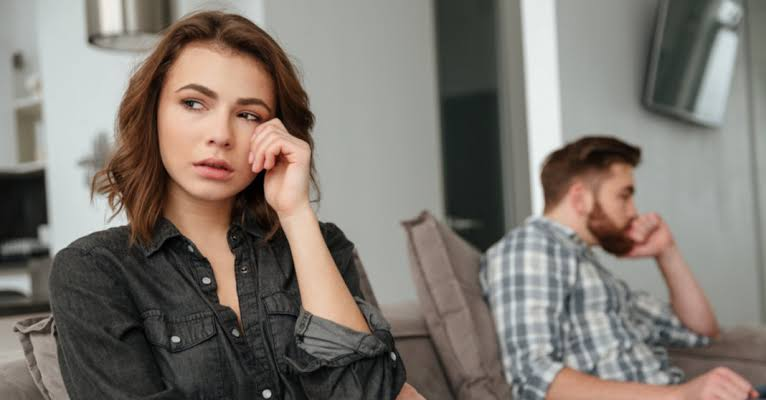
#> input picture Fotos/imagem3.jpg, 766 x 400 px, found by its file name
$ python CodigoImagem02.py
#> lines starting #> are read from the running program, lines starting #| are printed output that depends on the picture; after the words box and inside, x2 and y2 are one past the last pixel; in counts of white or black regions, pixels touching at a corner belong together
import cv2

carregaAlgoritmo = cv2.CascadeClassifier('haarcascade_frontalface_default.xml')

imagem = cv2.imread('imagem3.jpg')
#> imagem is the input picture: shape (400, 766, 3); mean B, G, R 112.6, 119.7, 126.6

imagemCinza = cv2.cvtColor(imagem, cv2.COLOR_BGR2GRAY)
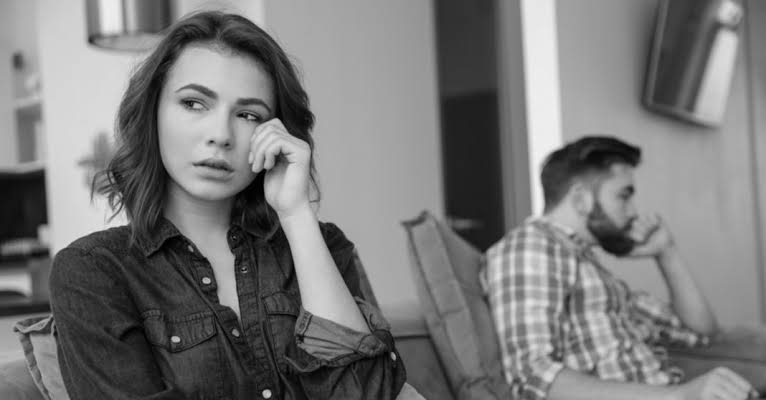
#> imagemCinza: shape (400, 766); min 0, max 245, mean 121

faces = carregaAlgoritmo.detectMultiScale(imagemCinza, scaleFactor=1.08, minNeighbors=4, minSize=(35, 35))
#> faces = [[144, 48, 152, 152]]

print(faces)
#| [[144  48 152 152]]

for(x, y, l, a) in faces:
    cv2.rectangle(imagem, (x, y), (x + l, y + a), (255, 0, 255), 2)
#> this loop made 1 pass
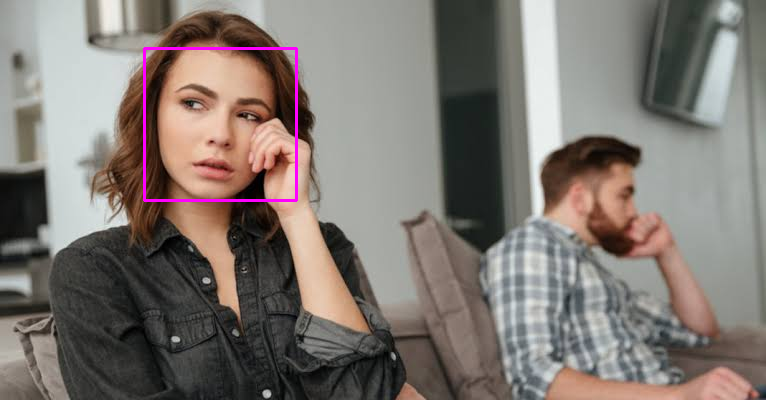
#> imagem: shape (400, 766, 3); 0.59% of pixels changed, all inside (x1, y1, x2, y2) = (143, 47, 298, 202)

cv2.imshow("Faces ", imagem)
cv2.waitKey()

$ run again, with Fotos/imagem1.jpg copied over Fotos/imagem3.jpg
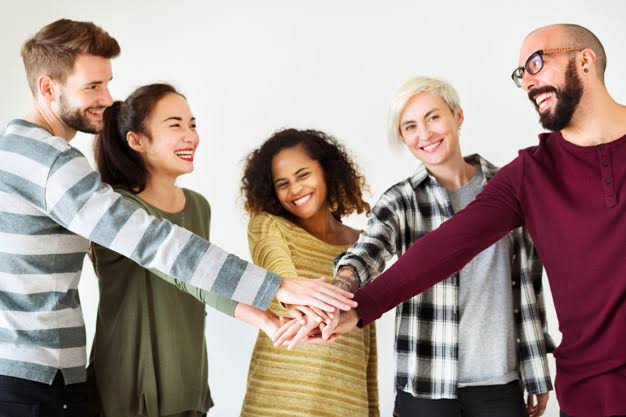
#> input picture Fotos/imagem1.jpg, 626 x 417 px, found by its file name
#> imagem is the input picture: shape (417, 626, 3); mean B, G, R 142.2, 148.5, 166.3
#> `imagemCinza = cv2.cvtColor(imagem, cv2.COLOR_BGR2GRAY)`:
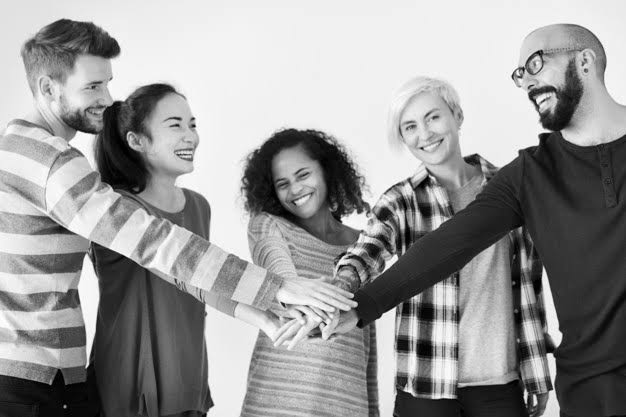
#> imagemCinza: shape (417, 626); min 0, max 255, mean 153.1
#> faces = [[148, 97, 73, 73], [263, 154, 60, 60]]
#| [[148  97  73  73]
#|  [263 154  60  60]]
#> the loop `for(x, y, l, a) in faces:` made 2 passes
#> after the loop `for(x, y, l, a) in faces:`:
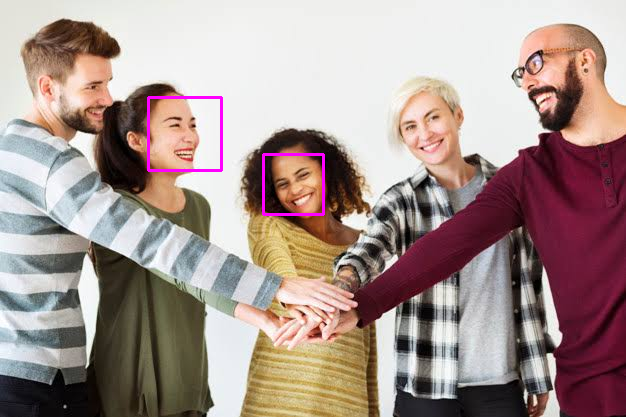
#> imagem: shape (417, 626, 3); 0.61% of pixels changed, all inside (x1, y1, x2, y2) = (147, 96, 325, 216)

$ run again, with Fotos/imagem2.jpg copied over Fotos/imagem3.jpg
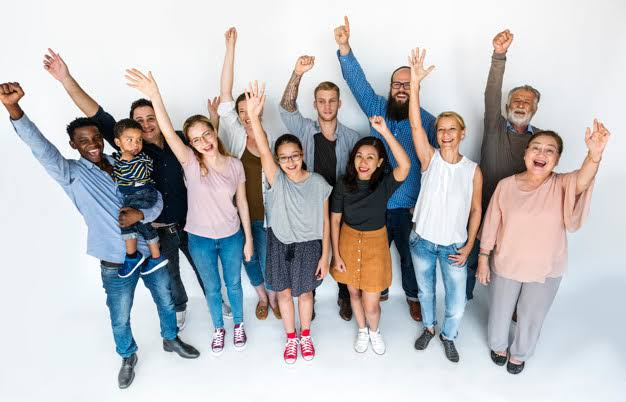
#> input picture Fotos/imagem2.jpg, 626 x 402 px, found by its file name
#> imagem is the input picture: shape (402, 626, 3); mean B, G, R 191.5, 188.9, 190.1
#> `imagemCinza = cv2.cvtColor(imagem, cv2.COLOR_BGR2GRAY)`:
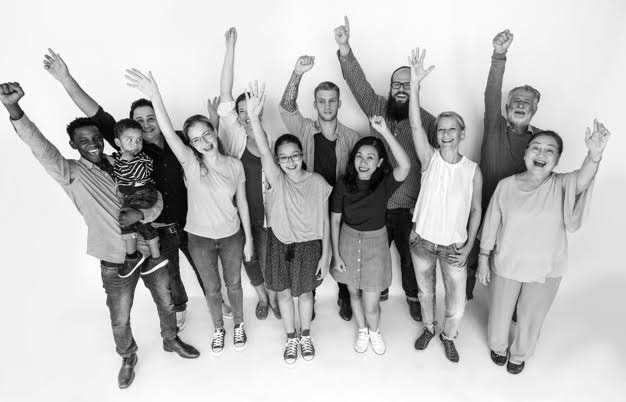
#> imagemCinza: shape (402, 626); min 0, max 255, mean 189.6
#> faces = [[306, 85, 42, 42], [428, 116, 37, 37], [520, 134, 43, 43], [272, 143, 36, 36], [348, 144, 36, 36]]
#| [[306  85  42  42]
#|  [428 116  37  37]
#|  [520 134  43  43]
#|  [272 143  36  36]
#|  [348 144  36  36]]
#> the loop `for(x, y, l, a) in faces:` made 5 passes
#> after the loop `for(x, y, l, a) in faces:`:
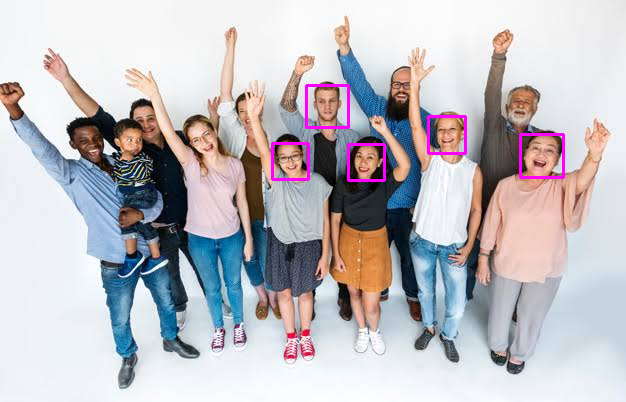
#> imagem: shape (402, 626, 3); 0.92% of pixels changed, all inside (x1, y1, x2, y2) = (271, 84, 565, 182)

$ run again, with Fotos/imagem4.jpg copied over Fotos/imagem3.jpg
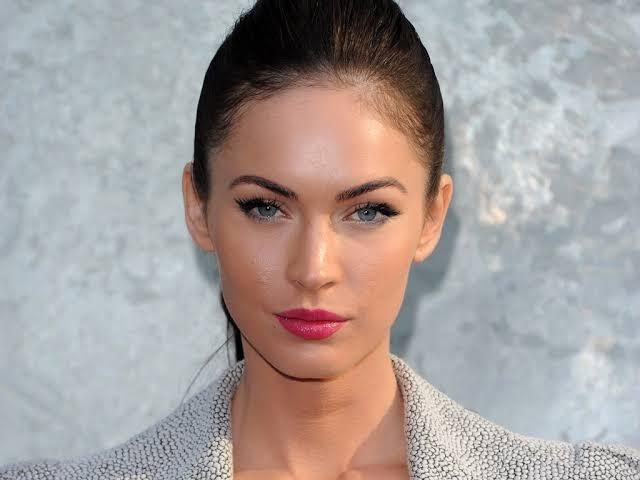
#> input picture Fotos/imagem4.jpg, 640 x 480 px, found by its file name
#> imagem is the input picture: shape (480, 640, 3); mean B, G, R 155.7, 158.5, 167.2
#> `imagemCinza = cv2.cvtColor(imagem, cv2.COLOR_BGR2GRAY)`:
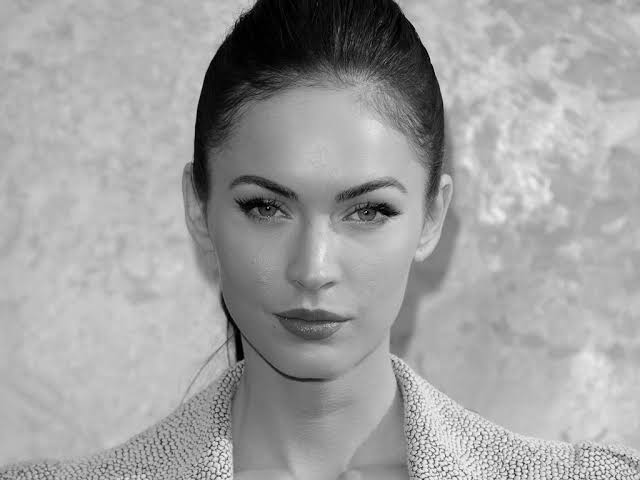
#> imagemCinza: shape (480, 640); min 0, max 255, mean 160.7
#> faces = [[171, 98, 291, 291]]
#| [[171  98 291 291]]
#> the loop `for(x, y, l, a) in faces:` made 1 pass
#> after the loop `for(x, y, l, a) in faces:`:
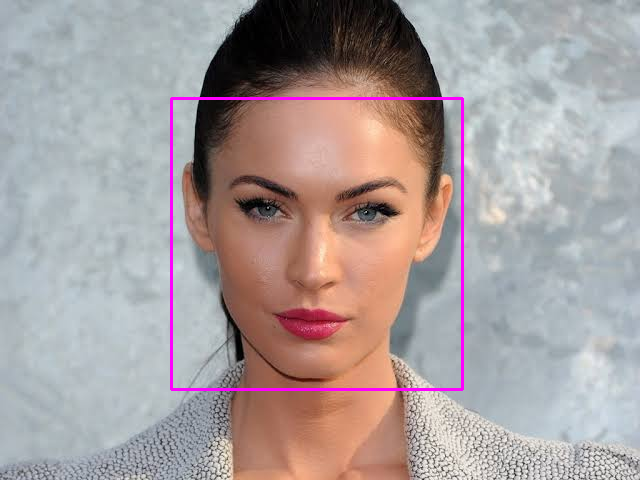
#> imagem: shape (480, 640, 3); 1.14% of pixels changed, all inside (x1, y1, x2, y2) = (170, 97, 464, 391)
